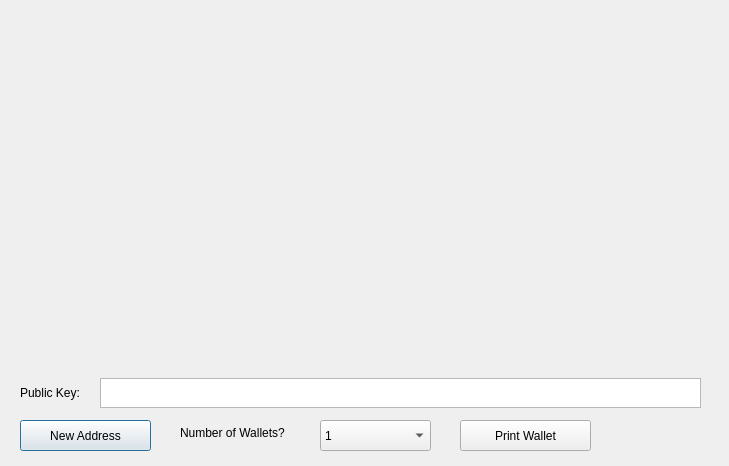
<?xml version="1.0" encoding="UTF-8"?>
<ui version="4.0">
 <class>PaperWalletDialog</class>
 <widget class="QDialog" name="PaperWalletDialog">
  <property name="geometry">
   <rect>
    <x>0</x>
    <y>0</y>
    <width>729</width>
    <height>466</height>
   </rect>
  </property>
  <property name="windowTitle">
   <string>Print Your Paper Wallets</string>
  </property>
  <widget class="QLabel" name="privateKeyQRCode">
   <property name="geometry">
    <rect>
     <x>524</x>
     <y>159</y>
     <width>149</width>
     <height>149</height>
    </rect>
   </property>
   <property name="text">
    <string/>
   </property>
   <property name="scaledContents">
    <bool>true</bool>
   </property>
  </widget>
  <widget class="QLabel" name="addressQRCode">
   <property name="geometry">
    <rect>
     <x>60</x>
     <y>40</y>
     <width>120</width>
     <height>120</height>
    </rect>
   </property>
   <property name="text">
    <string/>
   </property>
   <property name="scaledContents">
    <bool>true</bool>
   </property>
  </widget>
  <widget class="QPushButton" name="getNewAddress">
   <property name="geometry">
    <rect>
     <x>20</x>
     <y>420</y>
     <width>131</width>
     <height>31</height>
    </rect>
   </property>
   <property name="text">
    <string>New Address</string>
   </property>
   <property name="icon">
    <iconset resource="../bitcoin.qrc">
     <normaloff>:/icons/add</normaloff>:/icons/add</iconset>
   </property>
  </widget>
  <widget class="QLabel" name="paperTemplate">
   <property name="geometry">
    <rect>
     <x>20</x>
     <y>10</y>
     <width>675</width>
     <height>362</height>
    </rect>
   </property>
   <property name="text">
    <string notr="true"/>
   </property>
   <property name="pixmap">
    <pixmap resource="../bitcoin.qrc">:/icons/paper_wallet</pixmap>
   </property>
  </widget>
  <widget class="VerticalLabel" name="addressText">
   <property name="geometry">
    <rect>
     <x>212</x>
     <y>20</y>
     <width>31</width>
     <height>341</height>
    </rect>
   </property>
   <property name="font">
    <font>
     <family>Monospace</family>
     <pointsize>12</pointsize>
     <weight>75</weight>
     <italic>false</italic>
     <bold>true</bold>
    </font>
   </property>
   <property name="text">
    <string/>
   </property>
   <property name="alignment">
    <set>Qt::AlignCenter</set>
   </property>
   <property name="textInteractionFlags">
    <set>Qt::TextSelectableByKeyboard|Qt::TextSelectableByMouse</set>
   </property>
  </widget>
  <widget class="VerticalLabel" name="privateKeyText">
   <property name="geometry">
    <rect>
     <x>500</x>
     <y>10</y>
     <width>31</width>
     <height>361</height>
    </rect>
   </property>
   <property name="font">
    <font>
     <family>Monospace</family>
     <pointsize>8</pointsize>
     <weight>50</weight>
     <italic>false</italic>
     <bold>false</bold>
    </font>
   </property>
   <property name="text">
    <string/>
   </property>
   <property name="scaledContents">
    <bool>true</bool>
   </property>
   <property name="alignment">
    <set>Qt::AlignCenter</set>
   </property>
   <property name="textInteractionFlags">
    <set>Qt::TextSelectableByKeyboard|Qt::TextSelectableByMouse</set>
   </property>
  </widget>
  <widget class="QPushButton" name="printButton">
   <property name="geometry">
    <rect>
     <x>460</x>
     <y>420</y>
     <width>131</width>
     <height>31</height>
    </rect>
   </property>
   <property name="text">
    <string>Print Wallet</string>
   </property>
   <property name="icon">
    <iconset resource="../bitcoin.qrc">
     <normaloff>:/icons/receiving_addresses</normaloff>:/icons/receiving_addresses</iconset>
   </property>
  </widget>
  <widget class="QDialogButtonBox" name="buttonBox">
   <property name="geometry">
    <rect>
     <x>610</x>
     <y>425</y>
     <width>81</width>
     <height>21</height>
    </rect>
   </property>
   <property name="standardButtons">
    <set>QDialogButtonBox::NoButton</set>
   </property>
   <property name="centerButtons">
    <bool>true</bool>
   </property>
  </widget>
  <widget class="QLabel" name="label">
   <property name="geometry">
    <rect>
     <x>180</x>
     <y>420</y>
     <width>131</width>
     <height>26</height>
    </rect>
   </property>
   <property name="text">
    <string>Number of Wallets?</string>
   </property>
  </widget>
  <widget class="QComboBox" name="walletCount">
   <property name="geometry">
    <rect>
     <x>320</x>
     <y>420</y>
     <width>111</width>
     <height>31</height>
    </rect>
   </property>
   <property name="editable">
    <bool>false</bool>
   </property>
   <item>
    <property name="text">
     <string>1</string>
    </property>
   </item>
   <item>
    <property name="text">
     <string>2</string>
    </property>
   </item>
   <item>
    <property name="text">
     <string>3</string>
    </property>
   </item>
   <item>
    <property name="text">
     <string>4</string>
    </property>
   </item>
   <item>
    <property name="text">
     <string>5</string>
    </property>
   </item>
   <item>
    <property name="text">
     <string>6</string>
    </property>
   </item>
   <item>
    <property name="text">
     <string>7</string>
    </property>
   </item>
   <item>
    <property name="text">
     <string>8</string>
    </property>
   </item>
   <item>
    <property name="text">
     <string>9</string>
    </property>
   </item>
   <item>
    <property name="text">
     <string>10</string>
    </property>
   </item>
   <item>
    <property name="text">
     <string>11</string>
    </property>
   </item>
   <item>
    <property name="text">
     <string>12</string>
    </property>
   </item>
  </widget>
  <widget class="QTextEdit" name="publicKey">
   <property name="geometry">
    <rect>
     <x>100</x>
     <y>378</y>
     <width>601</width>
     <height>30</height>
    </rect>
   </property>
   <property name="undoRedoEnabled">
    <bool>false</bool>
   </property>
   <property name="readOnly">
    <bool>true</bool>
   </property>
   <property name="html">
    <string>&lt;!DOCTYPE HTML PUBLIC &quot;-//W3C//DTD HTML 4.0//EN&quot; &quot;http://www.w3.org/TR/REC-html40/strict.dtd&quot;&gt;
&lt;html&gt;&lt;head&gt;&lt;meta name=&quot;qrichtext&quot; content=&quot;1&quot; /&gt;&lt;style type=&quot;text/css&quot;&gt;
p, li { white-space: pre-wrap; }
&lt;/style&gt;&lt;/head&gt;&lt;body style=&quot; font-family:'Noto Sans'; font-size:10pt; font-weight:400; font-style:normal;&quot;&gt;
&lt;p style=&quot;-qt-paragraph-type:empty; margin-top:0px; margin-bottom:0px; margin-left:0px; margin-right:0px; -qt-block-indent:0; text-indent:0px; font-family:'Sans Serif'; font-size:9pt;&quot;&gt;&lt;br /&gt;&lt;/p&gt;&lt;/body&gt;&lt;/html&gt;</string>
   </property>
   <property name="acceptRichText">
    <bool>false</bool>
   </property>
  </widget>
  <widget class="QLabel" name="label_2">
   <property name="geometry">
    <rect>
     <x>20</x>
     <y>380</y>
     <width>91</width>
     <height>26</height>
    </rect>
   </property>
   <property name="text">
    <string>Public Key:</string>
   </property>
  </widget>
  <zorder>getNewAddress</zorder>
  <zorder>paperTemplate</zorder>
  <zorder>addressQRCode</zorder>
  <zorder>privateKeyQRCode</zorder>
  <zorder>addressText</zorder>
  <zorder>privateKeyText</zorder>
  <zorder>printButton</zorder>
  <zorder>buttonBox</zorder>
  <zorder>label</zorder>
  <zorder>walletCount</zorder>
  <zorder>publicKey</zorder>
  <zorder>label_2</zorder>
 </widget>
 <customwidgets>
  <customwidget>
   <class>VerticalLabel</class>
   <extends>QLabel</extends>
   <header>verticallabel.h</header>
  </customwidget>
 </customwidgets>
 <resources>
  <include location="../bitcoin.qrc"/>
 </resources>
 <connections>
  <connection>
   <sender>buttonBox</sender>
   <signal>rejected()</signal>
   <receiver>PaperWalletDialog</receiver>
   <slot>close()</slot>
   <hints>
    <hint type="sourcelabel">
     <x>650</x>
     <y>408</y>
    </hint>
    <hint type="destinationlabel">
     <x>357</x>
     <y>214</y>
    </hint>
   </hints>
  </connection>
 </connections>
</ui>
